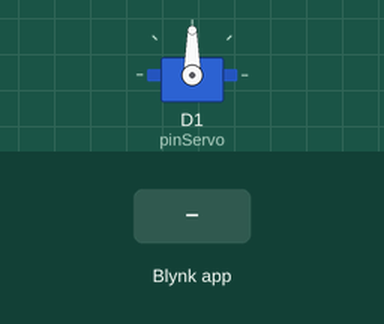
Simulated run of this sketch. Board: ESP8266 (NodeMCU). On the bench: servo. The inputs (shaded band) are chosen by the test bench. WiFi joins after 1.5 s; servers stay silent unless stated.

Above: at 3.0 s.
3.1 s: Blynk app writes 1 to V0
At 4.3 s:
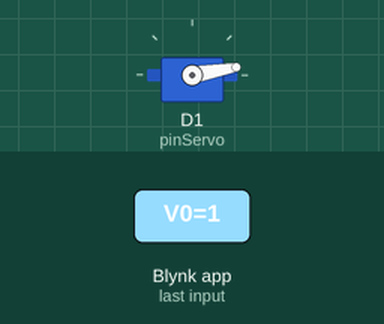
4.6 s: Blynk app writes 1 to V0
At 5.6 s:
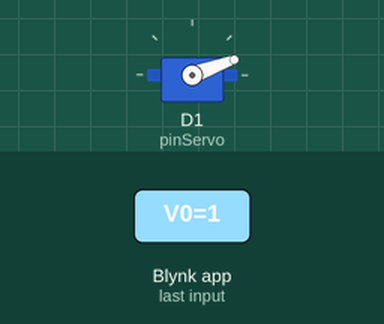
6.1 s: Blynk app writes 1 to V1
At 6.7 s:
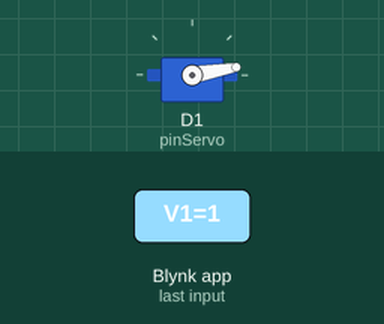
Timing chart, 0 to 9.1 s (numbered marks = the images above; inputs shaded):
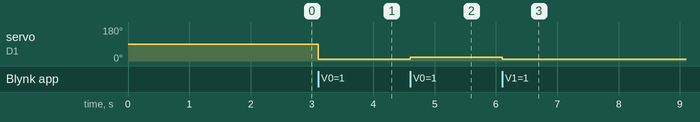

Measured:
- after the input at 3.1 s, servo on D1 (pinServo): 90° → 10° at once
- after the input at 4.6 s, servo on D1 (pinServo): 10° → 20° at once
- after the input at 6.1 s, servo on D1 (pinServo): 20° → 10° at once

The sketch:

BLNYK_IOT_3.ino
```cpp
/* Comment this out to disable prints and save space */
#define BLYNK_PRINT Serial

/* Fill in information from Blynk Device Info here */
#define BLYNK_TEMPLATE_ID "TMPL6AE6wp-Yf"
#define BLYNK_TEMPLATE_NAME "ServoCounter"
#define BLYNK_AUTH_TOKEN "kKQveFHK_0y-bhHUHGwHJQBUPMWdEjc4"


#include <ESP8266WiFi.h>
#include <BlynkSimpleEsp8266.h>
#include <Servo.h>

// Your WiFi credentials.
// Set password to "" for open networks.
char ssid[] = "ayen";
char pass[] = "ayen1234";

Servo myservo;  // create servo object to control a servo
// twelve servo objects can be created on most boards
BlynkTimer timer;

#define pinServo D1
int nilai10 = 10;
int nilai20 = 20;
int counter;
bool swicth;

BLYNK_CONNECTED(){
  Blynk.syncAll();
}

BLYNK_WRITE(V0){
  int increment = param.asInt();
  if(increment == 1){
    if(counter <= 180){
      if(swicth == 0){
        myservo.write(counter+=nilai10);
      } else {
        myservo.write(counter+=nilai20);
      }
    }
  }
  if(counter >= 180) {
    counter = 180;
  }
}

BLYNK_WRITE(V1){
  int decrement = param.asInt();
  if(decrement == 1){
    if(counter >= 0){
      if(swicth == 0){
        myservo.write(counter-=nilai10);
      } else {
        myservo.write(counter-=nilai20);
      }
    }
  }
  if(counter <= 0) {
    counter = 0;
  }
}

BLYNK_WRITE(V4){
  int kelipatan = param.asInt();
  swicth = kelipatan;
}

// This function sends Arduino's up time every second to Virtual Pin (5)
void ServoDesc()
{
  // You can send any value at any time.
  // Please don't send more that 10 values per second.
  Blynk.virtualWrite(V2, "Motor Servo Control");
  Blynk.virtualWrite(V3, counter);
}

void setup()
{
  // Debug console
  Serial.begin(9600);

  Blynk.begin(BLYNK_AUTH_TOKEN, ssid, pass);
  myservo.attach(pinServo);
    // Setup a function to be called every second
  timer.setInterval(1000L, ServoDesc);
}

void loop()
{
  Blynk.run();
  timer.run();
}
```
